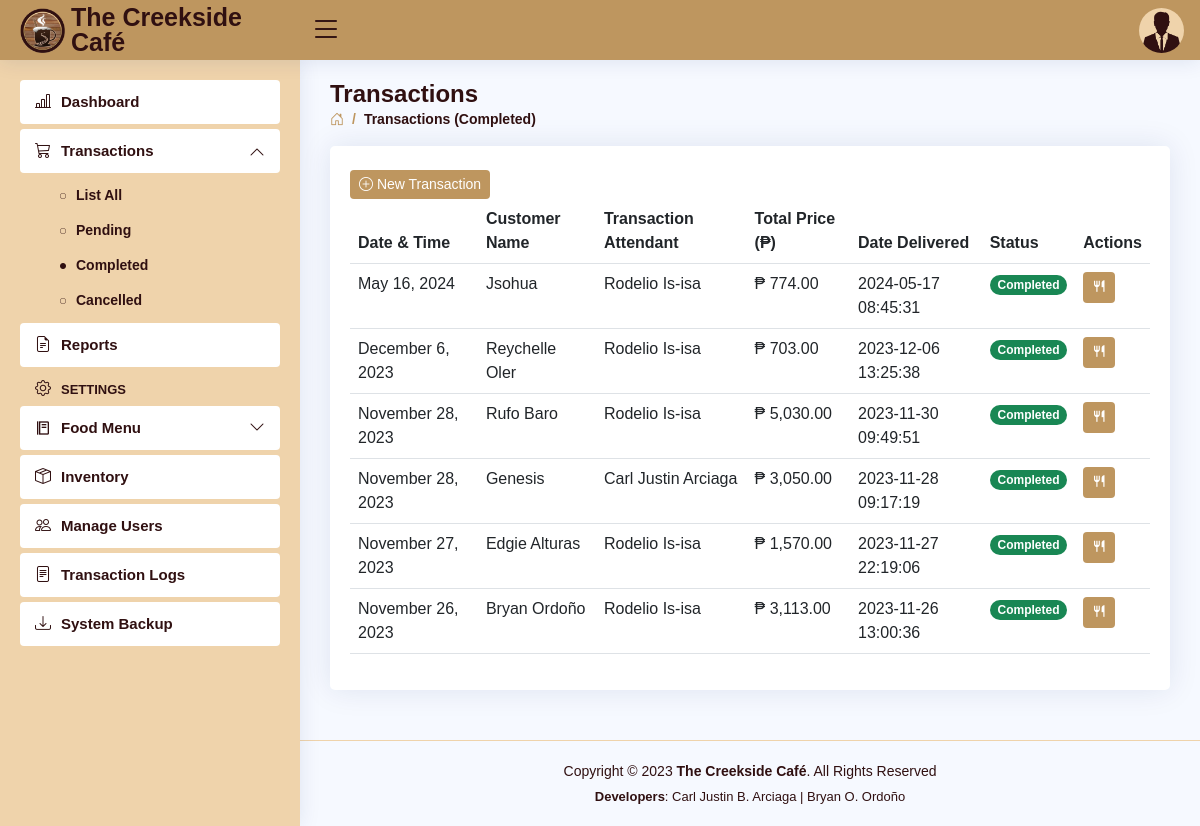
Page /transactions-completed.php (signed in) on the earlier database version.
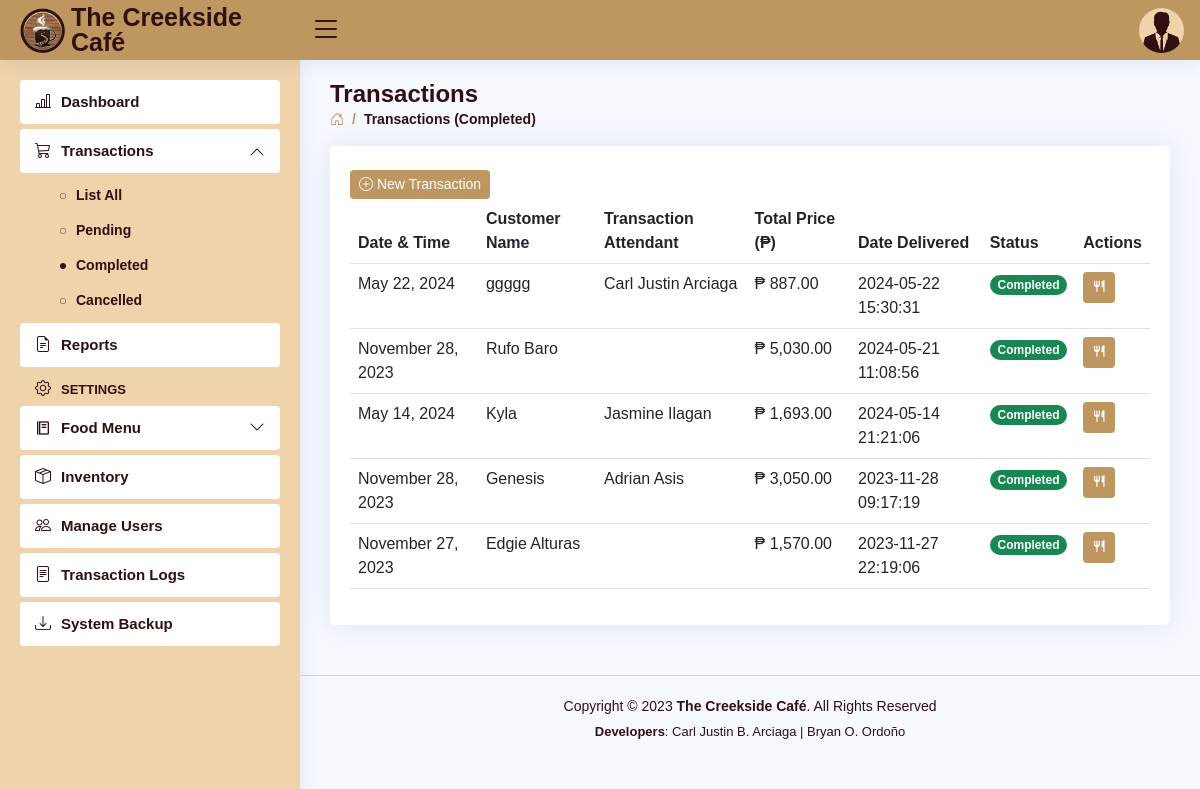
Same page on the later database version.
### tables this page shows
CREATE TABLE `users` (
  `user_id` int(11) NOT NULL AUTO_INCREMENT,
  `role` varchar(5) DEFAULT NULL,
  `fname` varchar(30) DEFAULT NULL,
  `mname` varchar(30) DEFAULT NULL,
  `lname` varchar(30) DEFAULT NULL,
  `bdate` date DEFAULT NULL,
  `sex` varchar(6) DEFAULT NULL,
  `province` varchar(15) DEFAULT NULL,
  `municipality` varchar(30) DEFAULT NULL,
  `barangay` varchar(30) DEFAULT NULL,
  `contact_no` varchar(11) DEFAULT NULL,
  `email` varchar(50) DEFAULT NULL,
  `username` varchar(50) DEFAULT NULL,
  `password` varchar(50) DEFAULT NULL,
  PRIMARY KEY (`user_id`)
);

CREATE TABLE `transactions` (
  `trans_id` int(11) NOT NULL AUTO_INCREMENT,
  `date` datetime NOT NULL DEFAULT current_timestamp(),
  `customer` varchar(30) NOT NULL,
  `total_price` decimal(10,2) NOT NULL,
  `user_id` int(11) NOT NULL,
  `status` varchar(11) NOT NULL,
  `delivery_method` varchar(20) DEFAULT NULL,
  `address` varchar(70) DEFAULT NULL,
  `delivery_date` date DEFAULT NULL,
  `date_paid` datetime NOT NULL,
  `date_delivered` datetime NOT NULL,
  `date_cancelled` datetime NOT NULL,
  PRIMARY KEY (`trans_id`)
);

### transactions-completed.php (the view, shortened to what this page needs)
<!DOCTYPE html>
<html lang="en">
<head>
<?php
    include 'includes/links.php';
    include 'includes/header.php';
    include 'includes/sidebarComplete.php';
 ?>
</head>
<body>
  <main id="main" class="main">
    <div class="pagetitle">
      <h1>Transactions</h1>
      <nav>
        <ol class="breadcrumb">
          <li class="breadcrumb-item"><a href="dashboard.php"><i class="bi bi-house-door"></i></a></li>
          <li class="breadcrumb-item active">Transactions (Completed)</li>
        </ol>
      </nav>
    </div>
    <section class="section">
          <div class="card">
            <div class="card-body">
              <br>
              <button class="btn btn2 btn-sm" data-bs-toggle="modal" data-bs-target="#newTransaction"><i class="bi bi-plus-circle"></i> New Transaction</button>
              <table class="table table-hover datatable">
                <thead>
                  <tr>
                    <th scope="col">Date & Time</th>
                    <th scope="col">Customer Name</th>
                    <th scope="col">Transaction Attendant</th>
                    <th scope="col">Total Price (₱)</th>
                    <th scope="col">Date Delivered</th>
                    <th scope="col">Status</th>
                    <th scope="col">Actions</th>
                  </tr>
                </thead>
                <tbody>
  <?php
    include 'connection.php';
    $query = "SELECT transactions.*, concat(users.fname,' ',users.lname) as attendant FROM `transactions` LEFT JOIN `users` ON transactions.user_id = users.user_id WHERE status = 'Completed' ORDER BY date_delivered DESC";
    $result = $con->query($query);
    if ($result) {
      while ($row = $result->fetch_assoc()) {
        $trans_id = $row['trans_id'];
        $customer = $row['customer'];
        $total_price = $row['total_price'];
        $attendant = $row['attendant'];
        $date = $row['date'];
        $date_delivered = $row['date_delivered'];
        $status = $row['status'];?>
                  <tr>
                    <td><?php echo date('F j, Y', strtotime($date)); ?></td>
                    <td><?php echo $customer ?></td>
                    <td><?php echo $attendant ?></td>
                    <td>₱ <?php echo number_format($total_price, 2); ?></td>
                    <td><?php echo $date_delivered ?></td>
                    <td><font class="badge bg-success rounded-pill"><b><?php echo $status ?></b></font></td>
                    <td>
                      <button class="btn btn2 btn-sm " data-bs-toggle="modal" data-bs-target="#addDishes-<?php echo $trans_id ?>"><i class="ri ri-restaurant-fill"></i> </button>
                    </td>
                  </tr>
    <?php }
  } ?>
                </tbody>
              </table>
            </div>
          </div>
    </section>
  </main>
<?php include 'includes/footer.php'; ?>
</body>
</html>

### includes/header.php (shortened to what this page needs)
<header id="header" class="header fixed-top d-flex align-items-center">
  <div class="d-flex align-items-center justify-content-between">
    <a href="dashboard.php" class="logo d-flex align-items-center">
      <img src="assets/img/creekside.png" alt="">
      <span class="d-none d-lg-block">The Creekside Café</span>
    </a>
    <i class="bi bi-list toggle-sidebar-btn"></i>
  </div>
  <nav class="header-nav ms-auto">
  <?php
      include 'connection.php';
      $username = $_SESSION['username'];
      $query = "SELECT * FROM users WHERE username = '$username'";
      $result = $con->query($query);
      if ($result) {
        while ($row = $result->fetch_assoc()) {
          $sex = $row['sex'];
          ?>
    <ul class="d-flex align-items-center">
      <li class="nav-item dropdown pe-3">
        <a class="nav-link nav-profile d-flex align-items-center pe-0" href="#" data-bs-toggle="dropdown">
          <?php
            if ($sex === 'Male') {
                echo '<img src="assets/img/Male.png" alt="Profile" class="rounded-circle">';
            } elseif ($sex === 'Female') {
                echo '<img src="assets/img/Female.png" alt="Profile" class="rounded-circle">';
            }
          ?>
        </a>
  <?php
        }
      }
  ?>
      </li>
    </ul>
  </nav>
</header>

Differences in the rows shown:
no longer on this page (row edited): transactions: date "May 16, 2024", customer "Jsohua", attendant "Rodelio Is-isa", total_price "774.00", date_delivered "2024-05-17 08:45:31", status "Completed"
no longer on this page (row edited): transactions: date "December 6, 2023", customer "Reychelle Oler", attendant "Rodelio Is-isa", total_price "703.00", date_delivered "2023-12-06 13:25:38", status "Completed"
no longer on this page (row edited): transactions: date "November 26, 2023", customer "Bryan Ordoño", attendant "Rodelio Is-isa", total_price "3,113.00", date_delivered "2023-11-26 13:00:36", status "Completed"
added transactions: date "May 22, 2024", customer "ggggg", attendant "Carl Justin Arciaga", total_price "887.00", date_delivered "2024-05-22 15:30:31", status "Completed"
changed transactions "Rufo Baro": date_delivered "2023-11-30 09:49:51" → "2024-05-21 11:08:56"; attendant "Rodelio Is-isa" → (not shown)
now on this page (row edited): transactions: date "May 14, 2024", customer "Kyla", attendant "Jasmine Ilagan", total_price "1,693.00", date_delivered "2024-05-14 21:21:06", status "Completed"
changed transactions "Genesis": attendant "Carl Justin Arciaga" → "Adrian Asis"
changed transactions "November 27, 2023": attendant "Rodelio Is-isa" → (not shown)
